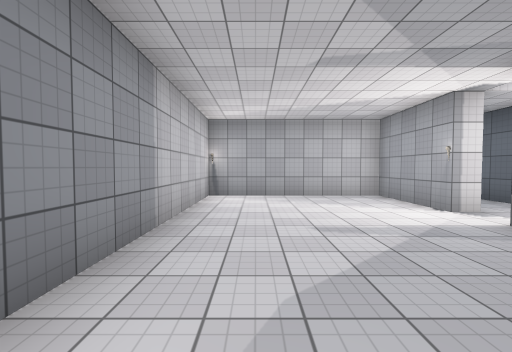
[1] (above)

22 first-person views from a walk through a 3-D level made in the Unity game engine. The camera is 1.5 m above the floor, tilts 2° down and sees 90° across. The floor is counted in squares, 2 m on a side. Each view is taken from the middle of a square. On the plan, view 1 faces up. The plan holds only what a view shows up to about 9 squares ahead; the rest is blank. The place goes on beyond the plan. The player character is not drawn. Surface patterns are stand-ins for the level's own textures.

[2]
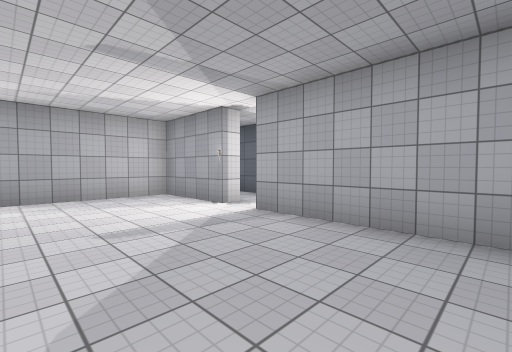

[3]
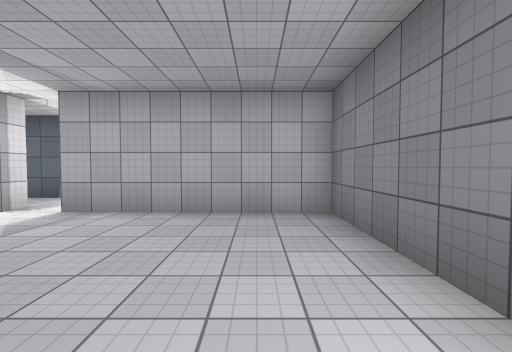

[4]
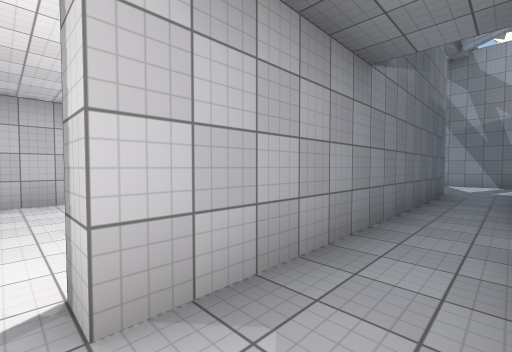

[5]
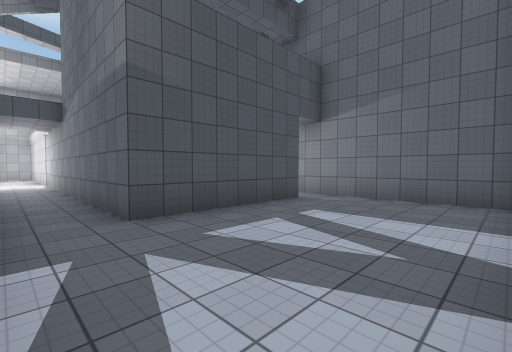

[6]
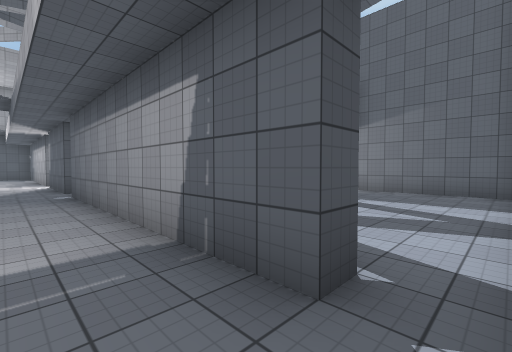

[7]
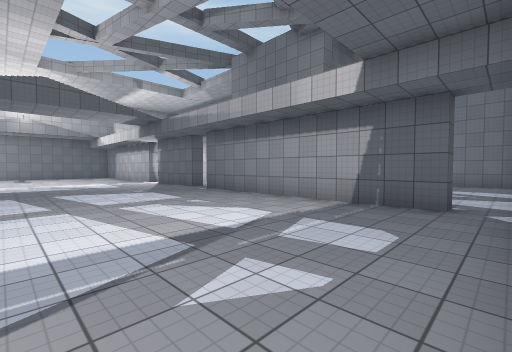

[8]
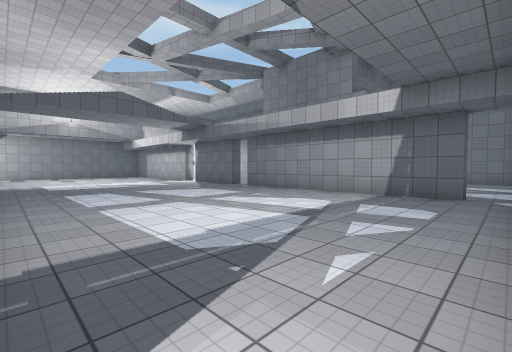

[9]
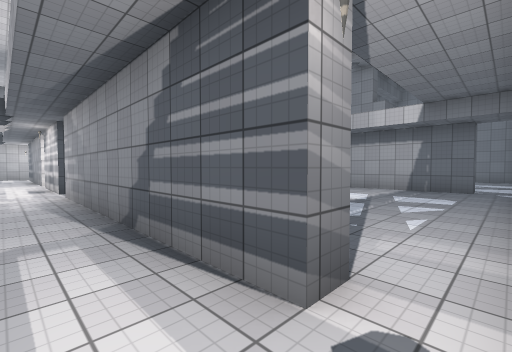

[10]
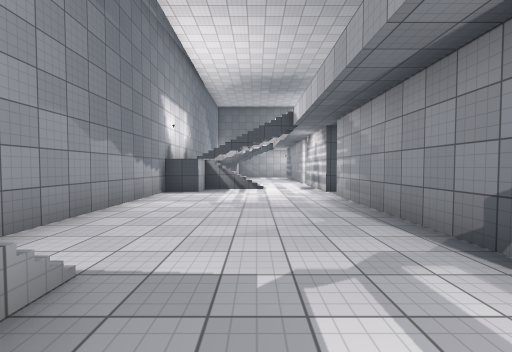

[11]
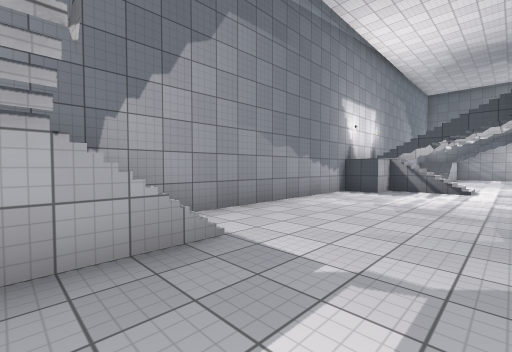

[12]
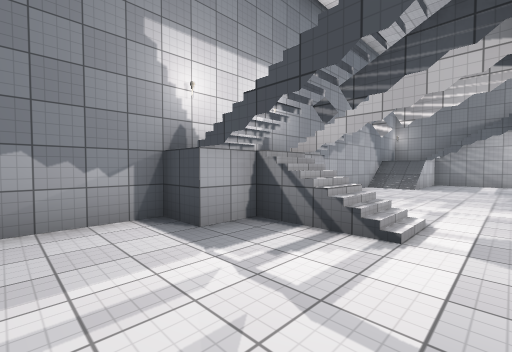

[13]
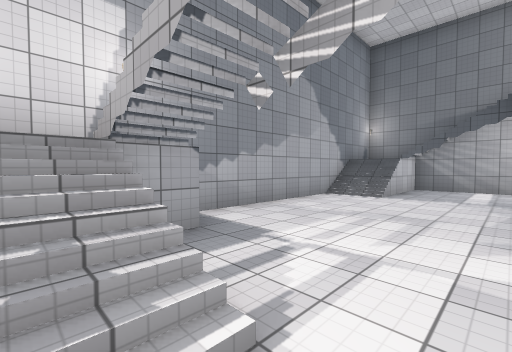

[14]
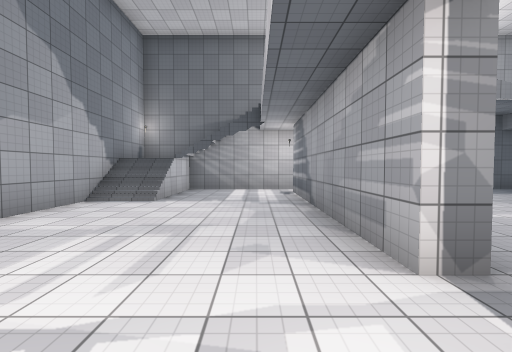

[15]
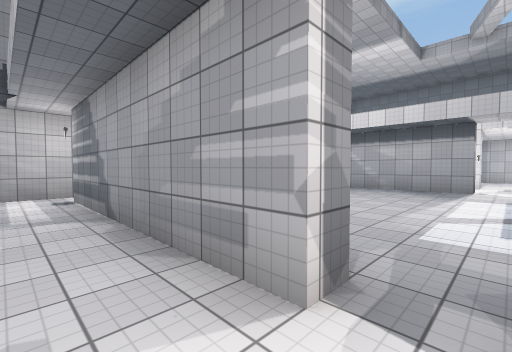

[16]
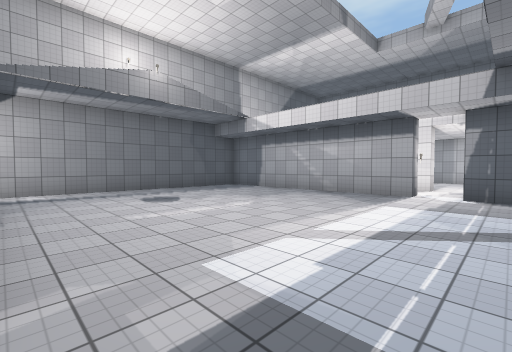

[17]
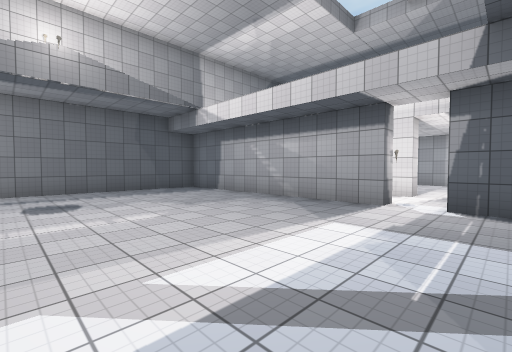

[18]
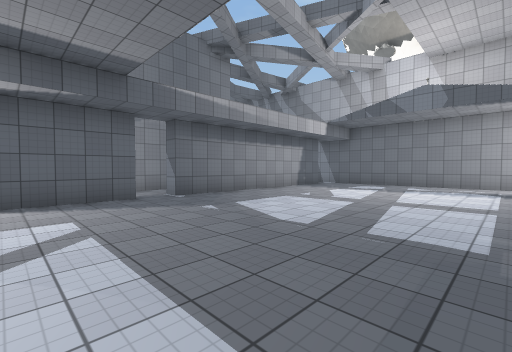

[19]
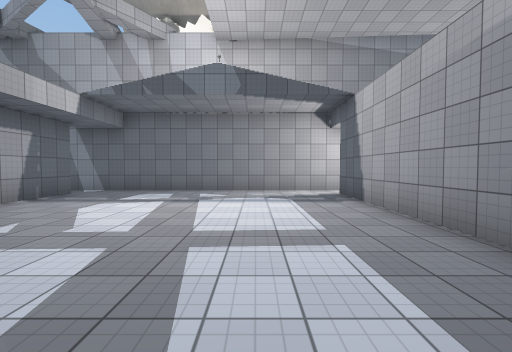

[20]
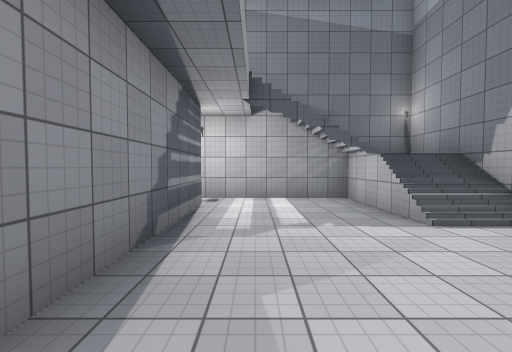

[21]
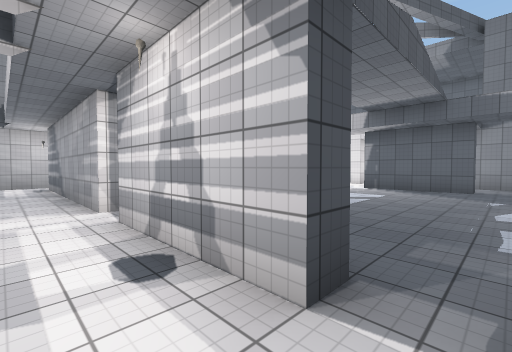

[22]
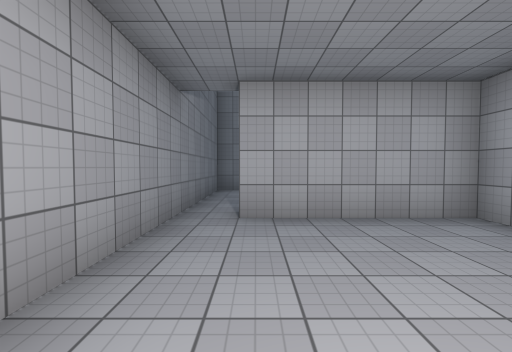

### Floor plan
Key: @ floor where view 1 was taken; # wall or solid block; . floor; / step, stairs or slope; = window, fence, low wall or low ledge.
Columns run from 2 left of view 1 to 19 right of it. Each row starts with its distance up from view 1.
 17 ##     ##############
 16 #................... #
 15 #.......#.......#../ #
 14 #.......#.......#..//#
 13 #.......#.......#..//#
 12 #.#####.#.......#....#
 11 #.....#.#.......#....#
 10 #.... #.#.......#....#
  9 #...  #.#.......#....#
  8   .   #..............#
  7   # ###.#.......#.../#
  6 #.....#.#.......#.///#
  5 #.....#.#.......#./=/#
  4 #.................../#
  3 #.....#.#.......#....#
  2 #.....# #.......#....#
  1 #.....# #.......#....#
  0  .@...# #.......#....#
 -1   ##### #.......#..//#
 -2         #.......#..//#
 -3         #........../ #
 -4         ##############

Where each view was taken, in squares from view 1:
view 1: 0 up, 0 right, facing up
view 2: 0 up, 0 right, facing up-right
view 3: 0 up, 1 left, facing right
view 4: 4 up, 5 right, facing up-left
view 5: 16 up, 5 right, facing down-left
view 6: 16 up, 7 right, facing down-left
view 7: 16 up, 11 right, facing down-left
view 8: 16 up, 13 right, facing down-left
view 9: 16 up, 15 right, facing down-left
view 10: 15 up, 16 right, facing down
view 11: 15 up, 15 right, facing down-right
view 12: 9 up, 15 right, facing down-right
view 13: 6 up, 15 right, facing down-right
view 14: 5 up, 15 right, facing down
view 15: 4 up, 15 right, facing down-left
view 16: 5 up, 13 right, facing down-left
view 17: 5 up, 11 right, facing down-left
view 18: 5 up, 12 right, facing up-left
view 19: 8 up, 11 right, facing up
view 20: 10 up, 15 right, facing up
view 21: 8 up, 15 right, facing down-left
view 22: 8 up, 0 right, facing up
